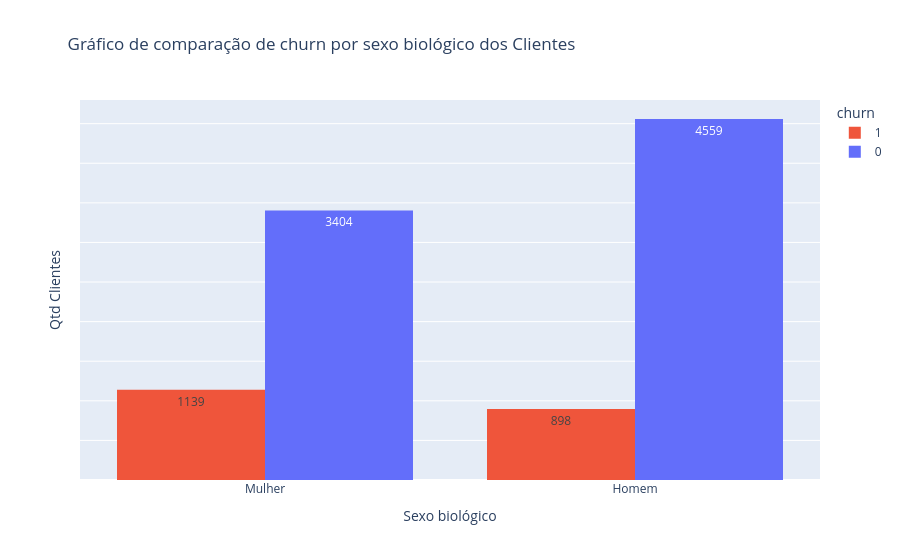

The notebook cell this image was saved under:
### Code cell
import plotly.express as px

fig = px.histogram(dados, x='sexo_biologico', color = 'churn',
                   barmode='group', text_auto=True,
                   title = 'Gráfico de comparação de churn por sexo biológico dos Clientes',
                   color_discrete_map={
                     1: '#EF553B',
                     0: '#636EFA'
                    })

fig.update_layout(
    xaxis_title='Sexo biológico',
    yaxis_title='Qtd Clientes',
    title_x = 0.075
)
fig.update_yaxes(showticklabels=False)

fig.show()

### Figure 1 — Plotly figure (JSON) as saved in the notebook; plotly's stock layout.template omitted (floating-point values rounded to 4 significant figures; data arrays with more than 128 entries replaced by an {"elided": "..."} marker saying what was removed)
{"data": [{"alignmentgroup": "True", "bingroup": "x", "hovertemplate": "churn=1<br>sexo_biologico=%{x}<br>count=%{y}<extra></extra>", "legendgroup": "1", "marker": {"color": "#EF553B", "pattern": {"shape": ""}}, "name": "1", "offsetgroup": "1", "orientation": "v", "showlegend": true, "texttemplate": "%{value}", "type": "histogram", "x": {"elided": "2037 str values"}, "xaxis": "x", "yaxis": "y"}, {"alignmentgroup": "True", "bingroup": "x", "hovertemplate": "churn=0<br>sexo_biologico=%{x}<br>count=%{y}<extra></extra>", "legendgroup": "0", "marker": {"color": "#636EFA", "pattern": {"shape": ""}}, "name": "0", "offsetgroup": "0", "orientation": "v", "showlegend": true, "texttemplate": "%{value}", "type": "histogram", "x": {"elided": "7963 str values"}, "xaxis": "x", "yaxis": "y"}], "layout": {"barmode": "group", "legend": {"title": {"text": "churn"}, "tracegroupgap": 0}, "title": {"text": "Gráfico de comparação de churn por sexo biológico dos Clientes", "x": 0.075}, "xaxis": {"anchor": "y", "domain": [0, 1], "title": {"text": "Sexo biológico"}}, "yaxis": {"anchor": "x", "domain": [0, 1], "showticklabels": false, "title": {"text": "Qtd Clientes"}}}}
